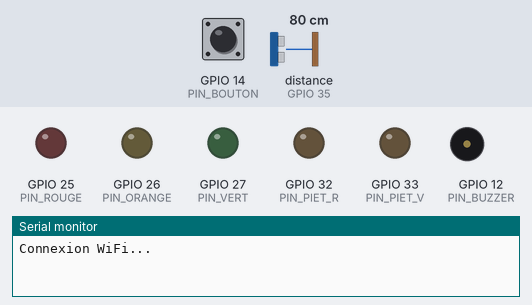
This sketch was run on a simulated ESP32. Parts: output pins drawn as LEDs (lit = HIGH), buzzer (waves = sounding), the last lines printed to the serial monitor. Wiring (inferred from the names in the program): ultrasonic range finder: trigger GPIO 4; echo GPIO 35. The test bench sets the inputs (shaded band); at power-on: distance to the obstacle (sensor on GPIO 35) 80 cm, GPIO 14 (PIN_BOUTON) HIGH. The echo pulse lasts 58.3 µs per cm; WiFi joins after 1.5 s; servers stay silent unless stated; uploads are accepted with an empty reply; pins used as bus, display or sensor lines are not drawn.

Above: at 0.1 s.
At 3.5 s:
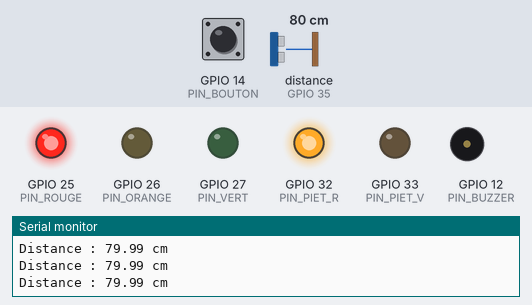
3.6 s: distance to the obstacle (sensor on GPIO 35) set to 2 cm
6.6 s: GPIO 14 (PIN_BOUTON) pulled LOW for 1 s
At 9.9 s:
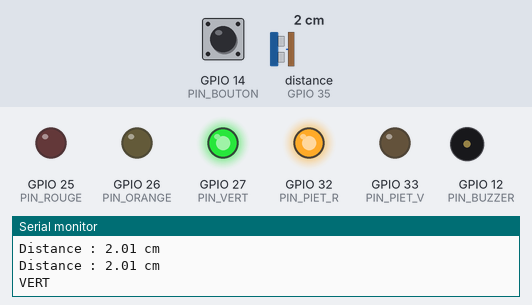
Timing chart, 0 to 23.9 s (numbered marks = the images above; inputs shaded):
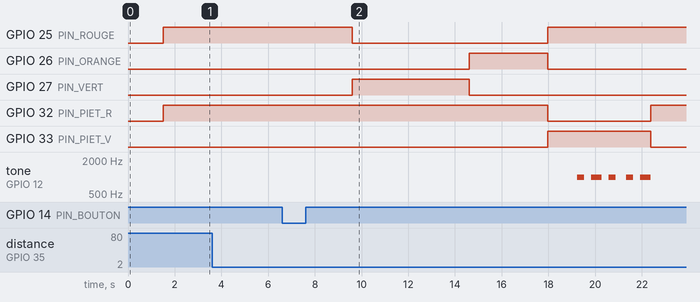

Measured:
- by itself, tone on GPIO 12 (PIN_BUZZER): plays 1000 Hz for 0.30 s, 1000 Hz for 0.45 s, 1000 Hz for 0.30 s, 1000 Hz for 0.30 s, 1000 Hz for 0.45 s

The sketch:

esp32_youxis_feu.ino
```cpp
/**
 * ============================================================
 *  YOUXIS IOT v2 — ESP32 « Feu intelligent »
 * ============================================================
 *  Firmware natif YOUXIS : la carte se connecte directement à NOTRE
 *  site web (backend Node + base SQLite), sans aucun service tiers.
 *  Dashboard temps réel (WebSocket) + historique persistant (SQLite).
 *
 *  Cycle du feu (côté device, comme sur le simulateur Python) :
 *    VERT --piéton/bouton--> ORANGE (duree_orange) --> ROUGE (duree_rouge)
 *    --> VERT, et ainsi de suite. Duréescommandées depuis la page
 *    « Paramètres » du site.
 *
 *  Le device :
 *   1) mesure la distance (HC-SR04) -> pedestrian = 1 si < SEUIL
 *   2) comptabilise les passages piétons (front montant + hystérésis)
 *   3) lit chaque seconde les COMMANDES du dashboard (GET /latest) :
 *        duree_vert (s), duree_orange (s), duree_rouge (s),
 *        mode (0 auto / 1 vert forcé / 2 rouge forcé / 3 maintenance),
 *        bouton_pieton (impulsion)
 *   4) pilote le feu tricolore (machine à états)
 *   5) envoie distance, pedestrian, feu, compteur vers l'API YOUXIS
 *      (POST /api/data avec X-Device-Token)
 *
 *  ── À RENSEIGNER dans la section « Configuration » ci-dessous :
 *     1) WIFI_SSID / WIFI_PASS : ton réseau
 *     2) BACKEND_HOST : IP locale de ton PC (ipconfig)  OU  hôte Ngrok
 *        + BACKEND_PORT (3001 en local, 443 si tunnel Ngrok https)
 *     3) DEVICE_TOKEN : copié dans la page Devices de YOUXIS IOT
 *        (crée un device « Feu intelligent » via le bouton du dashboard ;
 *         il faut les datastreams : distance, pedestrian, feu,
 *         duree_vert, duree_orange, duree_rouge, mode,
 *         bouton_pieton, compteur_pietons)
 *
 *  Broches :
 *    Feu voitures : ROUGE 25 · ORANGE 26 · VERT 27
 *    Feu piétons  : ROUGE 32 · VERT 33
 *    Bouton 14 (pull-up) · TRIG 4 · ECHO 35 · BUZZER 12
 * ============================================================
 */
#include <WiFi.h>
#include <HTTPClient.h>

// ======================= CONFIGURATION =======================
const char* WIFI_SSID = "WIN-N9NOB6KGKPH 1870";
const char* WIFI_PASS = "D081@a62";

// En local : IP de ton PC (ipconfig -> IPv4 Wi-Fi) + port 3001
// En tunnel Ngrok : hôte Ngrok SANS https://  + port 443
const char* BACKEND_HOST = "192.168.11.105";
const int   BACKEND_PORT = 3001;

const char* DEVICE_TOKEN = "METTRE_TOKEN_DEVICE_YOUXIS";
// =============================================================

// ----- Broches -----
const int PIN_ROUGE   = 25;
const int PIN_ORANGE  = 26;
const int PIN_VERT    = 27;
const int PIN_PIET_R  = 32;
const int PIN_PIET_V  = 33;
const int PIN_BOUTON  = 14;
const int PIN_TRIG    = 4;
const int PIN_ECHO    = 35;
const int PIN_BUZZER  = 12;

const float SEUIL_DISTANCE = 40.0;           // cm : sous ce seuil -> piéton

const unsigned long WIFI_TIMEOUT = 10000;
const unsigned long COOLDOWN = 5000;         // anti-répétition détection (ms)
const unsigned long INTERVALLE_ENVOI = 1000; // lecture commandes 1x/sec

// Durées de la machine à états (ms) — valeurs par défaut, surchargées
// à distance depuis la page « Paramètres » du site (duree_*/s).
const unsigned long DUREE_VERT_DEF  = 5000;  // vert (>= 5 s)
const unsigned long DUREE_ORANGE_DEF = 3000;  // ambre (3 s)
const unsigned long DUREE_ROUGE_DEF  = 8000; // piéton traverse (≈ 8 s)
const unsigned long DUREE_PIETON_DEF = 4000; // temps de traversée (état PIETON)

// ----- Commandes reçues du dashboard (GET /latest) -----
unsigned long dureeVertCmd  = DUREE_VERT_DEF;   // ms (>= 5 s)
unsigned long dureeOrangeCmd = DUREE_ORANGE_DEF; // ms
unsigned long dureeRougeCmd  = DUREE_ROUGE_DEF;  // ms
int   mode = 0;              // 0 auto · 1 vert forcé · 2 rouge forcé · 3 maintenance
bool  boutonHaut = false;    // impulsion bouton_pieton
bool  boutonPrec = false;    // détection de front

// ----- État local -----
bool wifiOK = false;
bool demandePieton = false;
bool ancienEtatBouton = HIGH;
int  compteurPietons = 0;
int  causeActuelle = 0;          // cause du déclenchement : 0 = capteur (ultrason),
                                 // 1 = bouton (physique ou « Demander passage piéton »)
bool pedestrianActuel = false;   // détection courante (avec hystérésis)
bool pedestrianPrec   = false;   // détection précédente (front montant)
unsigned long derniereDetection = 0;
bool buzzerEtat = false;
unsigned long dernierBip = 0;
unsigned long dernierEnvoi = 0;

enum EtatFeu { ROUGE, VERT, ORANGE, PIETON, MAINTENANCE };
EtatFeu etatActuel = ROUGE;
unsigned long tempsEntree = 0;

// ============================================================
//  WiFi
// ============================================================
void connecterWiFi() {
  Serial.println("Connexion WiFi...");
  WiFi.mode(WIFI_STA);
  WiFi.begin(WIFI_SSID, WIFI_PASS);
  unsigned long debut = millis();
  while (WiFi.status() != WL_CONNECTED && millis() - debut < WIFI_TIMEOUT) {
    delay(300);
    Serial.print(".");
  }
  Serial.println();
  if (WiFi.status() == WL_CONNECTED) {
    wifiOK = true;
    Serial.println("WiFi connecte");
    Serial.print("Adresse IP : ");
    Serial.println(WiFi.localIP());
  } else {
    wifiOK = false;
    Serial.println("Echec connexion WiFi");
  }
}

// ============================================================
//  Envoi d'une valeur vers l'API YOUXIS (POST /api/data)
// ============================================================
void envoyerYOUXIS(const char* cle, float valeur) {
  if (!wifiOK || WiFi.status() != WL_CONNECTED) return;

  HTTPClient http;
  String url = String("http://") + BACKEND_HOST + ":" + BACKEND_PORT + "/api/data";
  http.begin(url);
  http.addHeader("Content-Type", "application/json");
  http.addHeader("X-Device-Token", DEVICE_TOKEN);
  String body = "{\"key\":\"" + String(cle) + "\",\"value\":" + String(valeur, 1) + "}";
  int code = http.POST(body);
  if (code < 200 || code >= 300) {
    Serial.printf("  [YOUXIS] %s -> HTTP %d\n", cle, code);
  }
  http.end();
}

// ============================================================
//  Lecture des commandes du dashboard (GET /api/devices/:token/latest)
// ============================================================
float extraireNombre(const String& json, const String& cle) {
  String motif = "\"key\":\"" + cle + "\"";
  int i = json.indexOf(motif);
  if (i < 0) return -999.0f;
  int j = json.indexOf("\"value\":", i);
  if (j < 0) return -999.0f;
  j += 8;
  while (j < (int)json.length() && (json[j] == ' ' || json[j] == '\t')) j++;
  if (j >= (int)json.length() || json[j] == 'n') return -999.0f; // null
  int k = j;
  while (k < (int)json.length() && ((json[k] >= '0' && json[k] <= '9') || json[k] == '-' || json[k] == '.')) k++;
  return json.substring(j, k).toFloat();
}

void lireCommandesYOUXIS() {
  if (!wifiOK || WiFi.status() != WL_CONNECTED) return;

  HTTPClient http;
  String url = String("http://") + BACKEND_HOST + ":" + BACKEND_PORT
             + "/api/devices/" + DEVICE_TOKEN + "/latest";
  http.begin(url);
  http.addHeader("X-Device-Token", DEVICE_TOKEN);
  int code = http.GET();
  if (code >= 200 && code < 300) {
    String body = http.getString();
    // Durées (secondes -> ms), bornées pour rester réalistes
    float dv = extraireNombre(body, "duree_vert");
    if (dv >= 1 && dv <= 60) dureeVertCmd = (unsigned long)(dv * 1000.0f);
    float do_ = extraireNombre(body, "duree_orange");
    if (do_ >= 1 && do_ <= 10) dureeOrangeCmd = (unsigned long)(do_ * 1000.0f);
    float dr = extraireNombre(body, "duree_rouge");
    if (dr >= 2 && dr <= 60) dureeRougeCmd = (unsigned long)(dr * 1000.0f);
    // Mode système
    float m = extraireNombre(body, "mode");
    if (m >= 0 && m <= 3) mode = (int)m;
    // Bouton piéton (impulsion)
    float bp = extraireNombre(body, "bouton_pieton");
    boutonHaut = (bp == 1);
  }
  http.end();
}

// ============================================================
//  Feux + buzzer
// ============================================================
void eteindreTout() {
  digitalWrite(PIN_ROUGE, LOW);
  digitalWrite(PIN_ORANGE, LOW);
  digitalWrite(PIN_VERT, LOW);
  digitalWrite(PIN_PIET_R, LOW);
  digitalWrite(PIN_PIET_V, LOW);
  noTone(PIN_BUZZER);
}

void entrerDansEtat(EtatFeu nouvelEtat) {
  eteindreTout();
  etatActuel = nouvelEtat;
  tempsEntree = millis();

  String etatTexte;
  int feuCode;       // 0=vert, 1=orange, 2=rouge (convention YOUXIS)
  int pedCode;       // 0/1

  switch (etatActuel) {
    case ROUGE:
      digitalWrite(PIN_ROUGE, HIGH);
      digitalWrite(PIN_PIET_R, HIGH);
      etatTexte = "ROUGE"; feuCode = 2; pedCode = 0;
      break;
    case VERT:
      digitalWrite(PIN_VERT, HIGH);
      digitalWrite(PIN_PIET_R, HIGH);
      etatTexte = "VERT"; feuCode = 0; pedCode = 0;
      break;
    case ORANGE:
      digitalWrite(PIN_ORANGE, HIGH);
      digitalWrite(PIN_PIET_R, HIGH);
      etatTexte = "ORANGE"; feuCode = 1; pedCode = 0;
      break;
    case PIETON:
      digitalWrite(PIN_ROUGE, HIGH);
      digitalWrite(PIN_PIET_V, HIGH);
      etatTexte = "PIETON"; feuCode = 2; pedCode = 1;
      // NB : le comptage des passages se fait sur le FRONT MONTANT de la
      // détection (voir loop()), pas ici — sinon un retour en état PIETON
      // (ex. mode rouge forcé) re-compterait le même passage.
      break;
    case MAINTENANCE:
      // Feu orange clignotant + buzzer (géré par clignoterMaintenance() dans loop)
      etatTexte = "MAINTENANCE"; feuCode = 3; pedCode = 0;
      break;
  }

  Serial.println(etatTexte);

  // Envoi de l'état vers YOUXIS
  envoyerYOUXIS("feu", feuCode);
  envoyerYOUXIS("pedestrian", pedCode);
  envoyerYOUXIS("compteur_pietons", compteurPietons);
  envoyerYOUXIS("cause", causeActuelle);
}

void gererBuzzer() {
  if (etatActuel != PIETON && etatActuel != MAINTENANCE) {
    noTone(PIN_BUZZER);
    buzzerEtat = false;
    return;
  }
  if (millis() - dernierBip >= 300) {
    dernierBip = millis();
    buzzerEtat = !buzzerEtat;
    if (buzzerEtat) tone(PIN_BUZZER, 1000);
    else noTone(PIN_BUZZER);
  }
}

// Feu en maintenance : orange clignotant (non bloquant) + buzzer.
void clignoterMaintenance() {
  static unsigned long dernierClignote = 0;
  static bool orangeOn = false;
  if (millis() - dernierClignote >= 500) {
    dernierClignote = millis();
    orangeOn = !orangeOn;
    if (orangeOn) {
      digitalWrite(PIN_ROUGE, LOW);
      digitalWrite(PIN_VERT, LOW);
      digitalWrite(PIN_ORANGE, HIGH);
    } else {
      digitalWrite(PIN_ORANGE, LOW);
    }
  }
  gererBuzzer();
}

// ============================================================
//  Bouton physique + ultrason
// ============================================================
void lireBouton() {
  bool etat = digitalRead(PIN_BOUTON);
  if (ancienEtatBouton == HIGH && etat == LOW) {
    demandePieton = true;
    causeActuelle = 1;   // déclenchement par le bouton physique
    Serial.println("Demande par Bouton");
  }
  ancienEtatBouton = etat;
}

float lireUltrason() {
  static unsigned long derniereMesure = 0;
  if (millis() - derniereMesure < 300) return -1;
  derniereMesure = millis();

  digitalWrite(PIN_TRIG, LOW);
  delayMicroseconds(2);
  digitalWrite(PIN_TRIG, HIGH);
  delayMicroseconds(10);
  digitalWrite(PIN_TRIG, LOW);

  long duree = pulseIn(PIN_ECHO, HIGH, 30000);
  if (duree == 0) return -1;
  return duree * 0.0343 / 2.0;
}

// ============================================================
//  setup / loop
// ============================================================
void setup() {
  Serial.begin(115200);
  pinMode(PIN_ROUGE, OUTPUT);
  pinMode(PIN_ORANGE, OUTPUT);
  pinMode(PIN_VERT, OUTPUT);
  pinMode(PIN_PIET_R, OUTPUT);
  pinMode(PIN_PIET_V, OUTPUT);
  pinMode(PIN_BOUTON, INPUT_PULLUP);
  pinMode(PIN_TRIG, OUTPUT);
  pinMode(PIN_ECHO, INPUT);
  pinMode(PIN_BUZZER, OUTPUT);

  connecterWiFi();
  entrerDansEtat(ROUGE);
}

void loop() {
  // Reconnexion WiFi si perdu
  if (wifiOK && WiFi.status() != WL_CONNECTED) {
    wifiOK = false;
    connecterWiFi();
  }

  lireBouton();

  float distance = lireUltrason();
  if (distance >= 0) {
    Serial.print("Distance : ");
    Serial.print(distance);
    Serial.println(" cm");
    envoyerYOUXIS("distance", distance);   // historique + graphe

    // Détection piéton avec HYSTÉRÉSIS (bande morte) : on entre en « piéton »
    // sous le seuil, on ne « sort » qu'au-dessus de SEUIL_DISTANCE*1.25. Sans
    // ça, le bruit du capteur autour du seuil générerait des allers-retours
    // 0/1 comptés comme autant de passages fantômes (comme dans le simulateur).
    if (pedestrianPrec) {
      pedestrianActuel = (distance >= 1 && distance < SEUIL_DISTANCE * 1.25);
    } else {
      pedestrianActuel = (distance >= 1 && distance < SEUIL_DISTANCE);
    }

    // FRONT MONTANT (0 -> 1) : un passage piéton est compté UNE SEULE FOIS,
    // avec un COOLDOWN anti-répétition (filtre le bruit du capteur). Le
    // compteur est incrémenté puis envoyé immédiatement vers YOUXIS.
    if (pedestrianActuel && !pedestrianPrec) {
      if (millis() - derniereDetection >= COOLDOWN) {
        derniereDetection = millis();
        compteurPietons++;
        envoyerYOUXIS("compteur_pietons", compteurPietons);
        Serial.println("Passage pieton comptabilise (ultrason)");
      }
      demandePieton = true;   // déclenche la traversée (pilote le feu)
      // On ne « rétrograde » pas une cause « bouton » déjà active : si
      // l'utilisateur a cliqué « Demander passage piéton » (causeActuelle = 1),
      // le passage reste attribué au BOUTON même si le capteur détecte un
      // piéton en même temps. Sinon le cycle serait à tort journalisé
      // « Distance critique ».
      if (causeActuelle != 1) {
        causeActuelle = 0;   // déclenchement par le capteur (distance critique)
      }
      Serial.println("Demande par Ultrason");
    }
    pedestrianPrec = pedestrianActuel;
  }

  gererBuzzer();

  // ---- Commandes du dashboard (front montant du bouton_pieton) ----
  bool appui = boutonHaut && !boutonPrec;
  boutonPrec = boutonHaut;
  if (appui) {
    demandePieton = true;
    causeActuelle = 1;   // déclenchement par le bouton du dashboard
    Serial.println("Demande par Dashboard (bouton_pieton)");
  }

  // ---- Modes forcés (dashboard) ----
  if (mode == 3) {            // MAINTENANCE : feu orange clignotant + buzzer
    if (etatActuel != MAINTENANCE) {
      entrerDansEtat(MAINTENANCE);
      envoyerYOUXIS("feu", 3);
      envoyerYOUXIS("pedestrian", 0);
    }
    clignoterMaintenance();
  } else if (mode == 1) {     // VERT forcé : les voitures passent
    if (etatActuel != VERT) entrerDansEtat(VERT);
  } else if (mode == 2) {     // ROUGE forcé : le piéton traverse
    if (etatActuel != PIETON) entrerDansEtat(PIETON);
  } else {
    // ---- Machine à états AUTO (durées commandées depuis le site) ----
    unsigned long ecoule = millis() - tempsEntree;
    switch (etatActuel) {
      case ROUGE:
        if (ecoule >= dureeRougeCmd) {
          // Fin de la traversée : la demande est consommée et un cycle
          // propre repart au VERT sans cause « bouton » (sinon un clic
          // resterait attribué à tous les cycles suivants).
          causeActuelle = 0;
          entrerDansEtat(VERT);
        }
        break;
      case VERT:
        if (ecoule >= dureeVertCmd) entrerDansEtat(ORANGE);
        break;
      case ORANGE:
        if (ecoule >= dureeOrangeCmd) {
          if (demandePieton) {
            demandePieton = false;
            entrerDansEtat(PIETON);
          } else {
            entrerDansEtat(ROUGE);
          }
        }
        break;
      case PIETON:
        if (ecoule >= DUREE_PIETON_DEF) entrerDansEtat(ROUGE);
        break;
    }
  }

  // ---- Lecture des commandes 1x/sec ----
  if (millis() - dernierEnvoi >= INTERVALLE_ENVOI) {
    dernierEnvoi = millis();
    lireCommandesYOUXIS();
  }

  delay(50);
}
```
